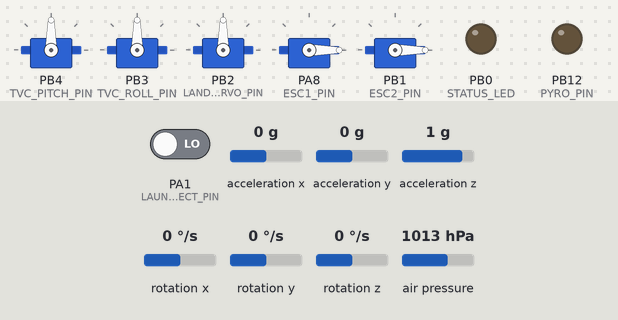
Bench run of a sketch on a simulated STM32 Blue Pill. Parts: 5 × servo, output pins drawn as LEDs (lit = HIGH). The test bench sets the inputs (shaded band); at power-on: PA1 (LAUNCH_DETECT_PIN) LOW, acceleration x 0 g, air pressure 1013 hPa, acceleration y 0 g, acceleration z 1 g, rotation x 0 °/s, rotation y 0 °/s, rotation z 0 °/s.

Above: at 2.7 s.
2.8 s: PA1 (LAUNCH_DETECT_PIN) driven HIGH
At 2.95 s:
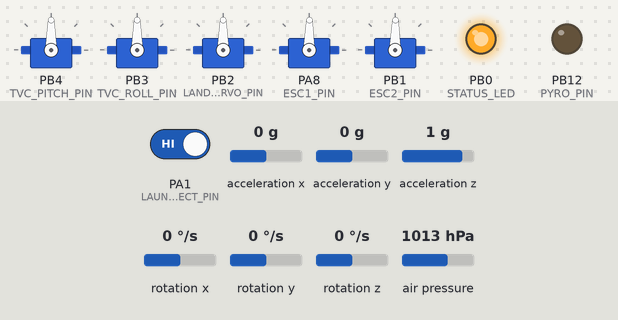
5.8 s: acceleration x set to -1.4 g
At 6.9 s:
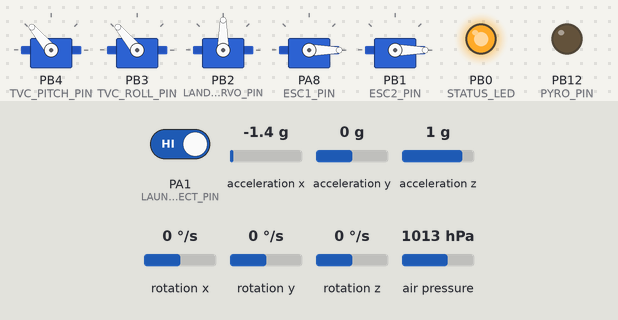
7.3 s: air pressure set to 1015 hPa
At 8.3 s:
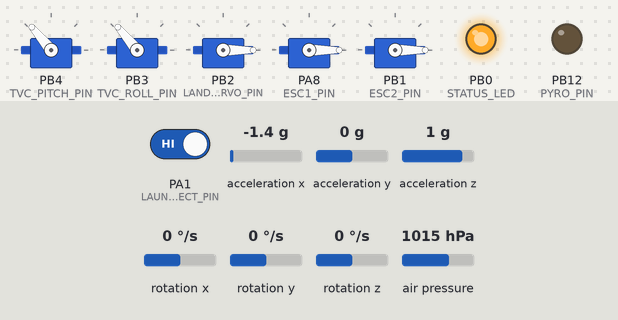
8.8 s: acceleration x set to -0.9 g
10.3 s: acceleration x set to -0.6 g
At 11.4 s:
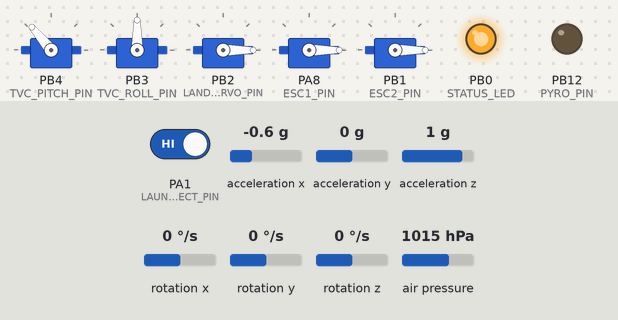
11.8 s: acceleration x set to 0 g
At 12.6 s:
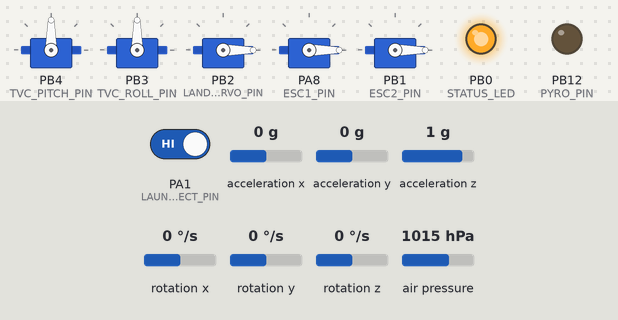
Timing chart, 0 to 14.3 s (numbered marks = the images above; inputs shaded):
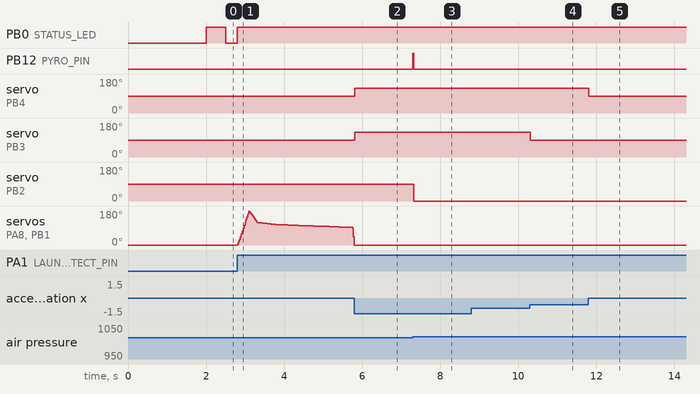

Measured:
- the behaviour switches between 1013 and 1014 hPa on air pressure (found by bisection; images 2 and 3)
- the behaviour switches between -0.8 and -0.7 g on acceleration x (found by bisection; images 3 and 4)
- after the input at 2.8 s, servo on PA8 (ESC1_PIN), servo on PB1 (ESC2_PIN): rises from 0° to 178° in 0.29 s, then falls to 43° in 2.7 s
- after the input at 5.8 s, servo on PB4 (TVC_PITCH_PIN), servo on PB3 (TVC_ROLL_PIN): 90° → 130° at once
- after the input at 7.3 s, PB12 (PYRO_PIN): LOW → HIGH at once, → LOW 0.01 s later; servo on PB2 (LANDING_SERVO_PIN): 90° → 0° at once
- after the input at 8.8 s, every drawn part: stays the same
- after the input at 10.3 s, servo on PB3 (TVC_ROLL_PIN): 130° → 90° at once
- after the input at 11.8 s, servo on PB4 (TVC_PITCH_PIN): 130° → 90° at once

The sketch:

code.ino
```cpp
#include <Wire.h>
#include <Servo.h>
#include <MPU6050.h>
#include <MS5611.h>
#include <math.h>

#define LAUNCH_DETECT_PIN   PA1
#define STATUS_LED          PB0
#define PYRO_PIN            PB12
#define LANDING_SERVO_PIN   PB2
#define TVC_ROLL_PIN        PB3
#define TVC_PITCH_PIN       PB4
#define ESC1_PIN            PA8
#define ESC2_PIN            PB1

const int MIN_ANGLE = 50;
const int MAX_ANGLE = 130;

const int PWM_MIN = 1000;
const int PWM_MAX = 2000;
const float PEAK_THRUST_N = 30.0f;

const int ESC_IDLE          = 1000;
const int ESC_DESCENT_VALUE = 1150;
const int ESC_OFF           = 900;

const uint32_t THRUST_CURVE_DURATION_MS = 3000;
const float APOGEE_THRESHOLD            = 2.0f;
const uint32_t TOUCHDOWN_TIMEOUT        = 15000;

Servo pitchServo;
Servo rollServo;
Servo legServo;
Servo esc1;
Servo esc2;
MPU6050 mpu;
MS5611 ms5611(0x77);

int32_t ax_offset = 0;
int32_t ay_offset = 0;
float pitch_zero_offset = 0.0f;
float roll_zero_offset  = 0.0f;

float groundPressure = 101325.0f;
float alt_zero_offset = 0.0f;

float maxAltitude = 0.0f;
float descentTriggerAltitude = 0.0f;

uint32_t launchTime = 0;
uint32_t descentStartTime = 0;

bool systemReady    = false;
bool launched       = false;
bool motorCutoff    = false;
bool apogeeDetected = false;
bool descentActive  = false;
bool touchdown      = false;

void computeAnglesDeg(int16_t rawAx, int16_t rawAy, int16_t rawAz, float &pitchDeg, float &rollDeg) {
  float ax = rawAx / 16384.0f;
  float ay = rawAy / 16384.0f;
  float az = rawAz / 16384.0f;

  rollDeg  = atan2(ay, az) * 180.0f / PI;
  pitchDeg = atan2(-ax, sqrt(ay * ay + az * az)) * 180.0f / PI;
}

float getZeroedAltitude() {
  ms5611.read();
  float currentPressure = ms5611.getPressure();
  float rawAlt = ms5611.getAltitude(currentPressure, groundPressure);
  return rawAlt - alt_zero_offset;
}

float getF15ThrustN(float tSec) {
  if (tSec <= 0.0f) {
    return 0.0f;
  } else if (tSec < 0.30f) {
    return (tSec / 0.30f) * 30.0f;
  } else if (tSec < 0.50f) {
    return 30.0f + ((tSec - 0.30f) / 0.20f) * (20.0f - 30.0f);
  } else if (tSec < 1.00f) {
    return 20.0f + ((tSec - 0.50f) / 0.50f) * (18.0f - 20.0f);
  } else if (tSec < 2.00f) {
    return 18.0f + ((tSec - 1.00f) / 1.00f) * (16.7f - 18.0f);
  } else if (tSec < 2.95f) {
    return 16.7f + ((tSec - 2.00f) / 0.95f) * (15.5f - 16.7f);
  } else if (tSec < 3.00f) {
    return 15.5f + ((tSec - 2.95f) / 0.05f) * (0.0f - 15.5f);
  } else {
    return 0.0f;
  }
}

int thrustToPwmUs(float thrustN) {
  float clampedThrust = constrain(thrustN, 0.0f, PEAK_THRUST_N);
  float pwm = PWM_MIN + (clampedThrust / PEAK_THRUST_N) * (PWM_MAX - PWM_MIN);
  return (int)constrain(pwm, PWM_MIN, PWM_MAX);
}

void setup() {
  Wire.begin();

  pinMode(LAUNCH_DETECT_PIN, INPUT_PULLDOWN);
  pinMode(PYRO_PIN, OUTPUT);
  pinMode(STATUS_LED, OUTPUT);
  digitalWrite(PYRO_PIN, LOW);

  pitchServo.attach(TVC_PITCH_PIN);
  rollServo.attach(TVC_ROLL_PIN);
  legServo.attach(LANDING_SERVO_PIN);
  esc1.attach(ESC1_PIN, PWM_MIN, PWM_MAX);
  esc2.attach(ESC2_PIN, PWM_MIN, PWM_MAX);

  pitchServo.write(90);
  rollServo.write(90);
  legServo.write(90);

  esc1.writeMicroseconds(ESC_IDLE);
  esc2.writeMicroseconds(ESC_IDLE);
  delay(200);

  mpu.initialize();
  bool ms5611OK = ms5611.begin();
  bool mpuOK    = mpu.testConnection();

  if (mpuOK && ms5611OK) {
    systemReady = true;

    int16_t raw_ax, raw_ay, raw_az, raw_gx, raw_gy, raw_gz;
    long sum_ax = 0, sum_ay = 0;
    double sum_pressure = 0.0;
    float sum_pitch = 0.0f, sum_roll = 0.0f;

    const int samples = 200;
    for (int i = 0; i < samples; i++) {
      mpu.getMotion6(&raw_ax, &raw_ay, &raw_az, &raw_gx, &raw_gy, &raw_gz);
      sum_ax += raw_ax;
      sum_ay += raw_ay;

      float p, r;
      computeAnglesDeg(raw_ax, raw_ay, raw_az, p, r);
      sum_pitch += p;
      sum_roll  += r;

      ms5611.read();
      sum_pressure += ms5611.getPressure();
      delay(2);
    }

    ax_offset = sum_ax / samples;
    ay_offset = sum_ay / samples;
    pitch_zero_offset = sum_pitch / samples;
    roll_zero_offset  = sum_roll / samples;

    groundPressure = sum_pressure / samples;
    ms5611.read();
    alt_zero_offset = ms5611.getAltitude(ms5611.getPressure(), groundPressure);
  } else {
    systemReady = false;
  }
}

void loop() {
  uint32_t currentMillis = millis();

  if (!systemReady) {
    digitalWrite(STATUS_LED, (currentMillis % 10000 < 5000) ? HIGH : LOW);
  } else if (!launched) {
    digitalWrite(STATUS_LED, (currentMillis % 1000 < 500) ? HIGH : LOW);
  } else {
    digitalWrite(STATUS_LED, HIGH);
  }

  int16_t raw_ax, raw_ay, raw_az, raw_gx, raw_gy, raw_gz;
  mpu.getMotion6(&raw_ax, &raw_ay, &raw_az, &raw_gx, &raw_gy, &raw_gz);

  int16_t ax = raw_ax - ax_offset;
  int16_t ay = raw_ay - ay_offset;

  float rawPitch, rawRoll;
  computeAnglesDeg(raw_ax, raw_ay, raw_az, rawPitch, rawRoll);
  float zeroedPitch = rawPitch - pitch_zero_offset;
  float zeroedRoll  = rawRoll  - roll_zero_offset;

  float currentAltitude = getZeroedAltitude();

  int pServo, rServo;
  if (abs(zeroedPitch) > 35.0f || abs(zeroedRoll) > 35.0f) {
    pServo = MAX_ANGLE;
    rServo = MAX_ANGLE;
  } else {
    pServo = map((long)(zeroedPitch * 100), -2500, 2500, MIN_ANGLE, MAX_ANGLE);
    rServo = map((long)(zeroedRoll  * 100), -2500, 2500, MIN_ANGLE, MAX_ANGLE);
  }
  pServo = constrain(pServo, MIN_ANGLE, MAX_ANGLE);
  rServo = constrain(rServo, MIN_ANGLE, MAX_ANGLE);

  pitchServo.write(pServo);
  rollServo.write(rServo);

  int currentMotorValue = ESC_IDLE;

  if (!launched && digitalRead(LAUNCH_DETECT_PIN) == HIGH) {
    launched = true;
    launchTime = millis();
  }

  if (launched && !touchdown) {
    if (!motorCutoff) {
      uint32_t elapsedMs = millis() - launchTime;
      float tSec = elapsedMs / 1000.0f;
      currentMotorValue = thrustToPwmUs(getF15ThrustN(tSec));
      if (elapsedMs >= THRUST_CURVE_DURATION_MS) {
        motorCutoff = true;
      }
    }
    else if (!apogeeDetected) {
      currentMotorValue = ESC_IDLE;
      if (currentAltitude > maxAltitude) {
        maxAltitude = currentAltitude;
      }
      if (maxAltitude - currentAltitude > APOGEE_THRESHOLD) {
        apogeeDetected = true;
        descentTriggerAltitude = maxAltitude / 4.0f;
        digitalWrite(PYRO_PIN, HIGH);
      }
    }
    else if (!descentActive) {
      currentMotorValue = ESC_IDLE;
      if (currentAltitude <= descentTriggerAltitude) {
        descentActive = true;
        descentStartTime = millis();
      }
    }
    else {
      currentMotorValue = ESC_DESCENT_VALUE;
      legServo.write(0);

      if (currentAltitude <= 1.2f || (millis() - descentStartTime > TOUCHDOWN_TIMEOUT)) {
        touchdown = true;
      }
    }
  }
  else if (touchdown) {
    currentMotorValue = ESC_OFF;
    digitalWrite(PYRO_PIN, LOW);
  }
  else {
    currentMotorValue = ESC_IDLE;
  }

  esc1.writeMicroseconds(currentMotorValue);
  esc2.writeMicroseconds(currentMotorValue);
}
```
